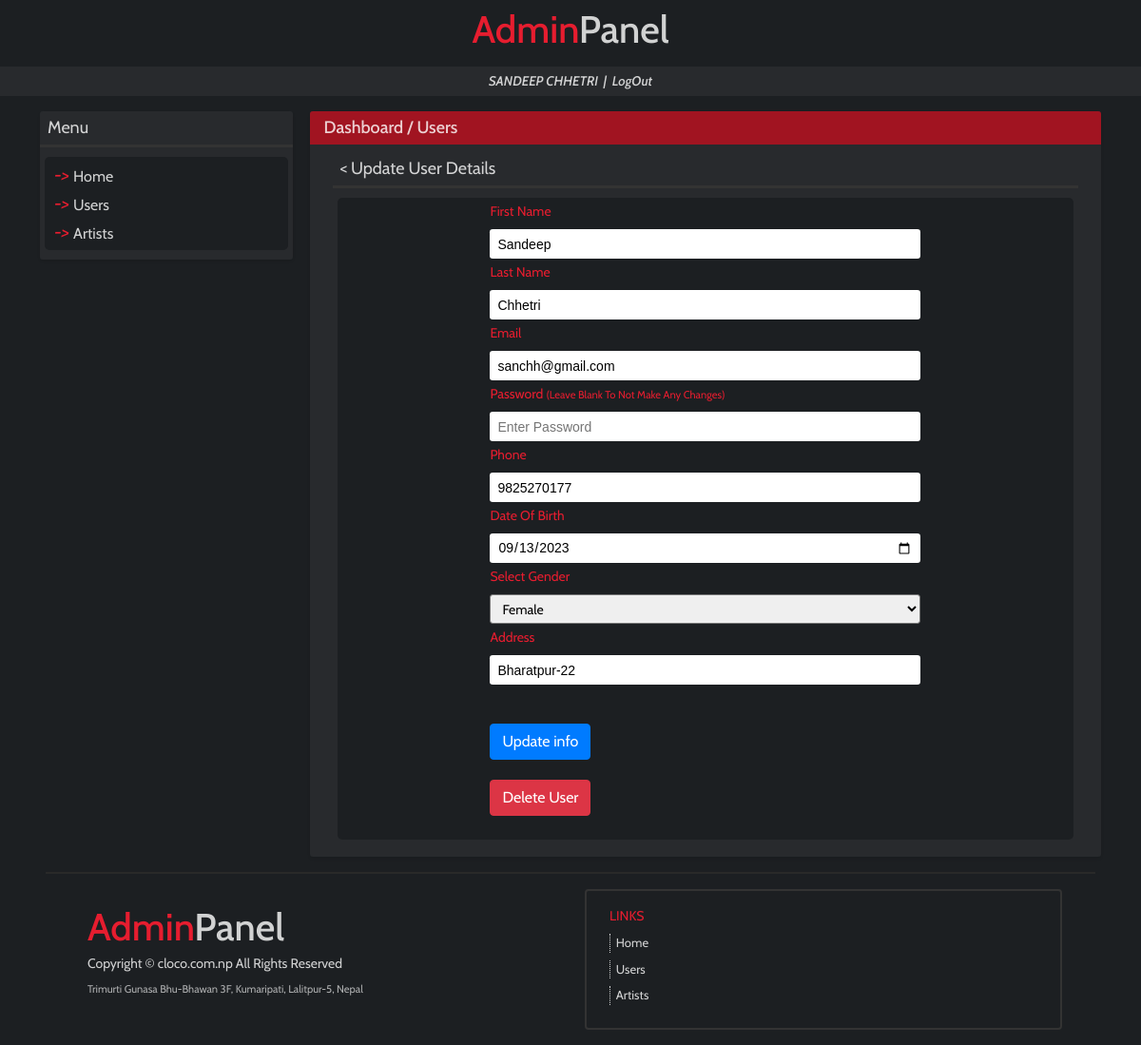
Page /dashboard/users/modifyuser/2/ (signed in) on the committed database.
### accounts/models.py (models this page shows)
class User(AbstractUser):
    GENDER_CHOICES = (
        ('M', 'Male'),
        ('F', 'Female'),
        ('O', 'Other'),
    )
    username = None
    first_name = models.CharField(max_length=20)
    last_name = models.CharField(max_length=20)
    email = models.EmailField(unique=True)
    password = models.CharField(max_length=40)
    phone = models.CharField(max_length=20, unique=True)
    dob = models.DateField(null=True, blank=True)
    gender = models.CharField(max_length=1, choices=GENDER_CHOICES)
    address = models.CharField(max_length=50)
    created_at = models.DateTimeField(auto_now_add=True)
    updated_at = models.DateTimeField(auto_now=True)
    USERNAME_FIELD = 'email'
    REQUIRED_FIELDS = ['phone']
    objects = UserManager()

### musicRecord/usersViews.py (the view)
# urls.py: path('users/modifyuser/<int:pk>/', usersViews.update_user),
def update_user(request, pk=None):
    if not request.user.is_authenticated:
        return redirect('/')
    else:
        if request.method == 'POST':
            try:
                try:
                    page = request.POST.get('page').strip()
                except:
                    page = None
                try:
                    delete = request.POST.get('delete').strip()
                    if delete == 'yes':
                        pk = request.POST.get('pk').strip()
                        user = User.objects.get(pk=int(pk))
                        user.delete()
                        request.session['success'] = 'User deleted successfully.'
                        return redirect('/dashboard/users/modifyuser/')
                except:
                    pass
                pk = request.POST.get('pk').strip()
                print(pk)
                first_name = request.POST.get('first_name').strip()
                last_name = request.POST.get('last_name').strip()
                email = request.POST.get('email').strip()
                password = request.POST.get('password').strip()
                phone = request.POST.get('phone').strip()
                dob = request.POST.get('dob').strip()
                gender = request.POST.get('gender').strip()
                address = request.POST.get('address').strip()
                fields = [first_name, last_name, email, password, phone, dob, gender, address, pk]
                if len(password) < 6 and password != '':
                    return render(request, 'users/updateuser.html',{'user_name':user_name(request), 'error':'Password should be at least 6 characters.', 'page': page, 'fields':fields})
                if list(User.objects.filter(email=email)) != []:
                    if User.objects.filter(email=email)[0].id != int(pk):
                        return render(request, 'users/updateuser.html',{'user_name':user_name(request), 'error':'Email already exists.', 'page': page, 'fields':fields})
                if len(phone) == 0:
                    return render(request, 'users/updateuser.html', {'user_name':user_name(request), 'error':'Phone number cannot be empty.', 'page': page, 'fields':fields})
                if list(User.objects.filter(phone=phone)) != []:
                    if User.objects.filter(phone=phone)[0].id != int(pk):
                        return render(request, 'users/updateuser.html',{'user_name':user_name(request), 'error':'Phone number already exists.', 'page': page, 'fields':fields})
                try:
                    dob = datetime.strptime(dob, '%Y-%m-%d').date()
                    if dob > datetime.now().date():
                        return render(request, 'users/updateuser.html', {'user_name':user_name(request), 'error':'Enter correct date of birth.', 'page': page, 'fields':fields})
                except:
                    return render(request, 'users/updateuser.html', {'user_name':user_name(request), 'error':'Enter correct date of birth.', 'page': page, 'fields':fields})
                user = User.objects.get(pk=int(pk))
                user.email = email
                if password != '':
                    user.set_password(password)
                user.phone = phone
                user.first_name = first_name
                user.last_name = last_name
                user.dob = dob
                user.gender = gender
                user.address = address
                user.save()
                return render(request, 'users/updateuser.html',{'user_name':user_name(request), 'success':'Info Updated Successfully.','page': page, 'fields': fields})
            except:
                page = None
                fields = None
                return render(request, 'users/updateuser.html',{'user_name':user_name(request), 'error':'User not found.','page': page, 'fields': fields})
        else:
            error = ''
            try:
                user = User.objects.get(pk = pk)
                fields = [user.first_name, user.last_name, user.email, '', user.phone, str(user.dob), user.gender, user.address, user.id]
            except:
                user = None
                fields = None
                error = 'User not found.'
            try:
                page = request.GET.get('page')
            except:
                page = None
            return render(request, 'users/updateuser.html', {'user_name':user_name(request), 'user':user, 'page':page, 'fields': fields, 'error': error})

### musicRecord/usersViews.py (called while the page is built)
def user_name(request):
    return request.user.first_name.upper()+' '+request.user.last_name.upper()

### templates/users/updateuser.html (shortened to what this page needs)
{% extends 'base.html' %}
{% block content %}
<div class="row mb-3">
    <div class="d-none d-lg-block col-sm-12 col-lg-3 px-4">
        <div class="row mb-3 main-box">
            <div class="sidebox-text px-2 py-1 mb-0">
              Menu
            </div>
            <div class="col-12 mt-0 pt-0" style="background:#333; height:3px;">
            </div>
            <div class="col-12 sidebox-menus">
              <div class="row sidebox-menu py-1">
                <div class="col-12 p-0 m-0" style="color:#e61d2f;">
                    <i>-> </i>
                      <a class="menu-options" href="{% url 'dashboard' %}">Home</a>
                    <br>
                </div>
                <div class="col-12 p-0 m-0" style="color:#e61d2f;">
                    <i>-> </i>
                      <a class="menu-options {% if activetab == 'users' %}activetab{% endif %}" href="{% url 'users' %}">Users</a>
                    <br>
                </div>
                <div class="col-12 p-0 m-0" style="color:#e61d2f;">
                    <i>-> </i>
                      <a class="menu-options" href="{% url 'artists' %}">Artists</a>
                    <br>
                </div>
              </div>
            </div>
        </div>
    </div>
    <div class="col-sm-12 col-lg-9 px-4">
        <div class="row main-box">
            <div class="col-12 box-top py-1">
                <a class="link" href="{% url 'dashboard' %}">Dashboard</a> / <a class="link" href="{% url 'users' %}">Users</a>
            </div>
            <div class="col-12 box-content px-0 px-lg-4">
                <div class="mt-2 pb-2">
                    <div class="sidebox-text px-2 py-1 mb-0">
                        <a href="{% url 'modifyuser' %}?page={{page}}" class="link">< Update User Details</a>
                    </div>
                    <div class="col-12 mt-0 pt-0" style="background:#333; height:3px;">
                    </div>
                    <div class="col-12 sidebox-menus">
                        <div class="row sidebox-menu py-1">
                            <div class="col-12 p-0 m-0" style="color:#e61d2f;">
                                <div class="d-flex justify-content-center" style="width:100%;">
                                    <div class="forms">
                                        <form action="" method="post" style="width:100%;">
                                            <div class="form-group d-flex flex-column justify-content-center" style="width:100%;">
                                                <label for="first_name">First Name</label>
                                                <input type="text" class="form-control-sm mb-1" id="first_name" name="first_name" placeholder="Enter FirstName" value="{{fields.0}}" required>
                                                <label for="last_name">Last Name</label>
                                                <input type="text" class="form-control-sm mb-1" id="last_name" name="last_name" placeholder="Enter LastName" value="{{fields.1}}" required>
                                                <label for="email">Email</label>
                                                <input type="email" class="form-control-sm mb-1" id="email" name="email" placeholder="Enter Email" value="{{fields.2}}" required>
                                                <label for="password">Password <span class="small">(Leave Blank To Not Make Any Changes)</span></label>
                                                <input type="password" class="form-control-sm mb-1" id="password" name="password" placeholder="Enter Password" value="{{fields.3}}">
                                                <label for="phone">Phone</label>
                                                <input type="tel" class="form-control-sm mb-1" minlength="9" id="phone" name="phone" placeholder="Enter Phone" value="{{fields.4}}" required>
                                                <label for="dob">Date Of Birth</label>
                                                <input type="date" class="form-control-sm mb-1" id="dob" name="dob" value="{{fields.5}}" required>
                                                <label for="gender">Select Gender</label>
                                                <select id="gender" class="form-control-sm mb-1" name="gender" required>
                                                    <option value="F"{% if fields.6 == 'F' %}selected{% endif %}>Female</option>
                                                </select>
                                                <label for="address">Address</label>
                                                <input type="text" class="form-control-sm mb-1" id="address" name="address" placeholder="Enter Address" value="{{fields.7}}" required>
                                            </div>
                                            <br>
                                            <button type="submit" class="btn btn-primary">Update info</button>
                                        </form>
                                        <br>
                                        <form action="" method="post">
                                          <div class="d-flex" style="width:100%;">
                                            <button type="submit" class="btn btn-danger">Delete User</button>
                                          </div>
                                        </form>
                                        <br>
                                    </div>
                                </div>
                            </div>
                        </div>
                    </div>
                </div>
            </div>
        </div>
    </div>
{% endblock %}

### rows in the picture
User: first_name "Sandeep", last_name "Chhetri", email "sanchh@gmail.com", phone "9825270177", address "Bharatpur-22"

### other values in the picture
{{ user_name }} "SANDEEP CHHETRI"
